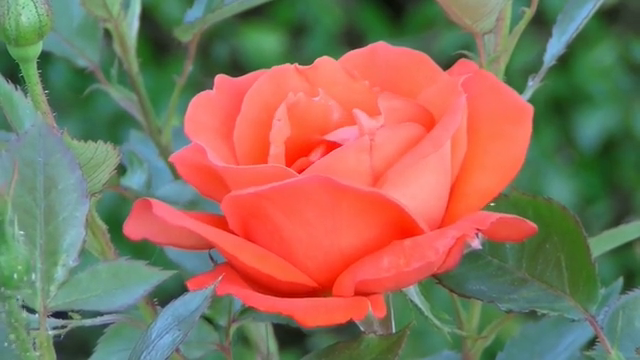
#> input picture frame 125 of Task0/Task0.2/Video Processing/Videos/RoseBloom.mp4, 640 x 360 px
$ python main.py
#> lines starting #> are read from the running program, lines starting #| are printed output that depends on the picture
import cv2
import numpy as np
import os

def partA():
    os.chdir('../Videos')
    video = cv2.VideoCapture('RoseBloom.mp4')
    # getting the frame rate for given video.
    fps = video.get(5)
    # setting the frame to the start of 6th second.
    video.set(1, fps*5)
    ret, frame = video.read()
#> frame is the input picture: shape (360, 640, 3); mean B, G, R 91.6, 113.7, 138.1
    os.chdir('../Generated')
    cv2.imwrite('frame_as_6.jpg', frame)

def partB():
    img = cv2.imread('frame_as_6.jpg', 1)
    # setting blue and green channel to 0.
    img[:, :, 0] = 0
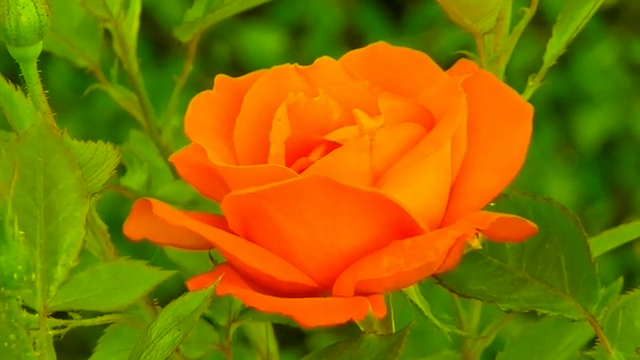
#> img: shape (360, 640, 3); mean B, G, R 0, 113.7, 138
    img[:, :, 1] = 0
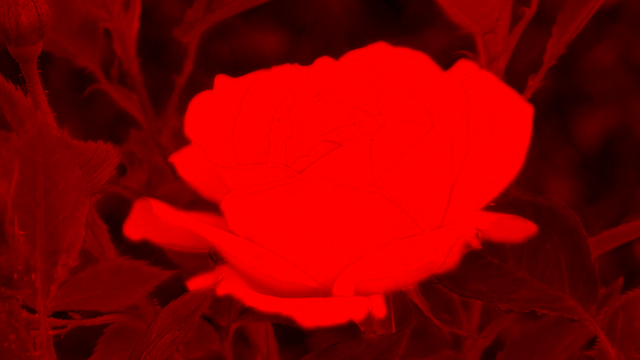
#> img: shape (360, 640, 3); mean B, G, R 0, 0, 138
    cv2.imwrite('frame_as_6_red.jpg', img)

partA()
partB()
